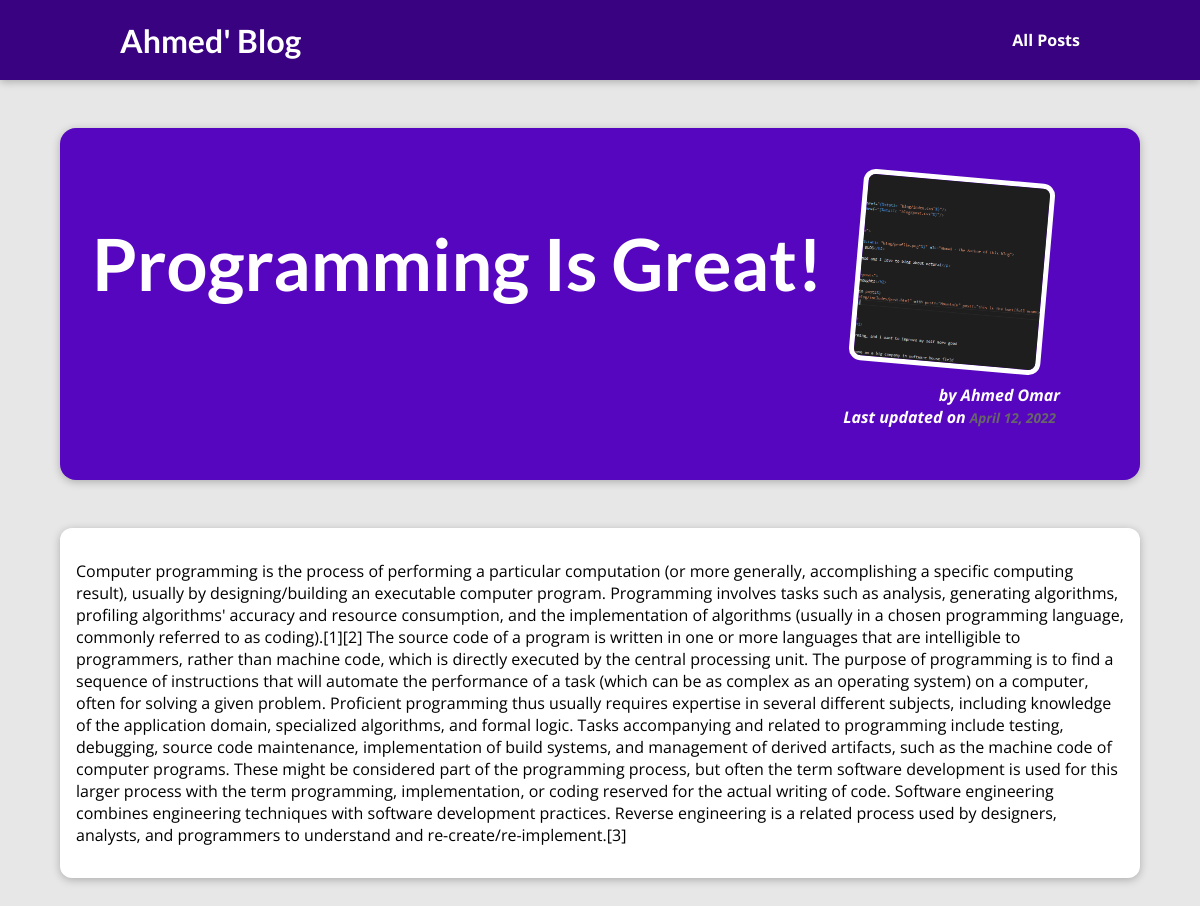
The page /post/programming-is-great on the database its author committed.
### blog/models.py (models this page shows, shortened)
class Post(models.Model):
    title=models.CharField(max_length=100)
    excerpt=models.CharField(max_length=200)
    image=models.CharField(max_length=100)
    date=models.DateField(auto_now=True)
    slug=models.SlugField(null=False,db_index=True,unique=True)
    content=models.TextField(validators=[MinLengthValidator(3)])
    author=models.ForeignKey(Author, on_delete=models.CASCADE, related_name="posts")
    tags=models.ManyToManyField(Tag)

class Author(models.Model):
    first_name=models.CharField(max_length=50)
    last_name=models.CharField(max_length=50)
    E_mail=models.EmailField(max_length=254)
    def __str__(self):
        return f"{self.first_name} {self.last_name}"

### blog/views.py (the view)
# urls.py: path("post/<slug:slug>",views.pData,name="postdetail"),#<slug:slug>
def pData(request,slug):
    post=get_object_or_404(Post,slug=slug)
    return render(request,"blog/pData.html",{"post":post})

### blog/templates/blog/pData.html
{%extends 'base.html' %}
{% load static %}
{%block cs_file%}
<link rel="stylesheet" href="{%static "blog/pdetail.css"%}"/>
<link rel="stylesheet" href="{%static "blog/post.css"%}"/>
{%endblock%}
{%block pBody%}
<section id="summary">
    <h2>{{ post.title}}</h2>
    <article class="post">
        <img src="{%static "blog/"|add:post.image%}" alt="{{post.title}}">
        <address>by {{post.author}}</addres>
        <div>Last updated on<time>{{post.date}}</time></div>
    </article>
</section>
<main>
    <p>
     {{post.content}}
    </p>
</main>
{%endblock%}

### static/app.css (style rules this page uses)
* { box-sizing: border-box; }
html { font-family: 'Open Sans', 'Lato', sans-serif; }
body { margin: 0; }
h1, h2, h3 { font-family: 'Lato', sans-serif; font-weight: bold; }

### blog/static/blog/pdetail.css (style rules this page uses)
body { background-color: #e7e7e7; }
#summary { margin: 8rem auto 3rem auto; padding: 2rem; width: 90%; max-width: 90rem; border-radius: 16px; background-color: #5706c0; position: relative; box-shadow: 0 2px 8px rgba(0, 0, 0, 0.25); height: 22rem; }
#summary h2 { color: white; font-size: 4.5rem; }
#summary article { position: absolute; top: 2rem; right: 3rem; padding: 1rem 2rem; border-radius: 12px; text-align: right; color: white; }
#summary article img { width: 12rem; height: 12rem; border-radius: 12px; transform: rotateZ(5deg); border: 5px solid white; margin-bottom: 1rem; }
#summary address { font-weight: bold; }
#summary time { font-weight: bold; }
main { width: 90%; max-width: 90rem; margin: 3rem auto; background-color: white; padding: 1rem; border-radius: 12px; box-shadow: 0 2px 8px rgba(0, 0, 0, 0.25); }

### blog/static/blog/post.css (style rules this page uses)
.post { display: flex; flex-direction: column; align-items: center; text-align: center; }
.post img { width: 5rem; height: 5rem; object-fit: cover; border-radius: 50%; }
.post time { color: #666666; margin: 0.25rem; font-style: italic; font-size: 0.85rem; }

### rows shown on the page
Post: title "Programming Is Great!", image (picture), author "Ahmed Omar", date "April 12, 2022", content "Computer programming is the process of performing a particular computation (or more generally, accomplishing a specific computing result), usually by designing/building an executable computer program. Programming involves tasks such as analysis, generating algorithms, profiling algorithms' accuracy and resource consumption, and the implementation of algorithms (usually in a chosen programming language, commonly referred to as coding).[1][2] The source code of a program is written in one or more languages that are intelligible to programmers, rather than machine code, which is directly executed by the central processing unit. The purpose of programming is to find a sequence of instructions…"
